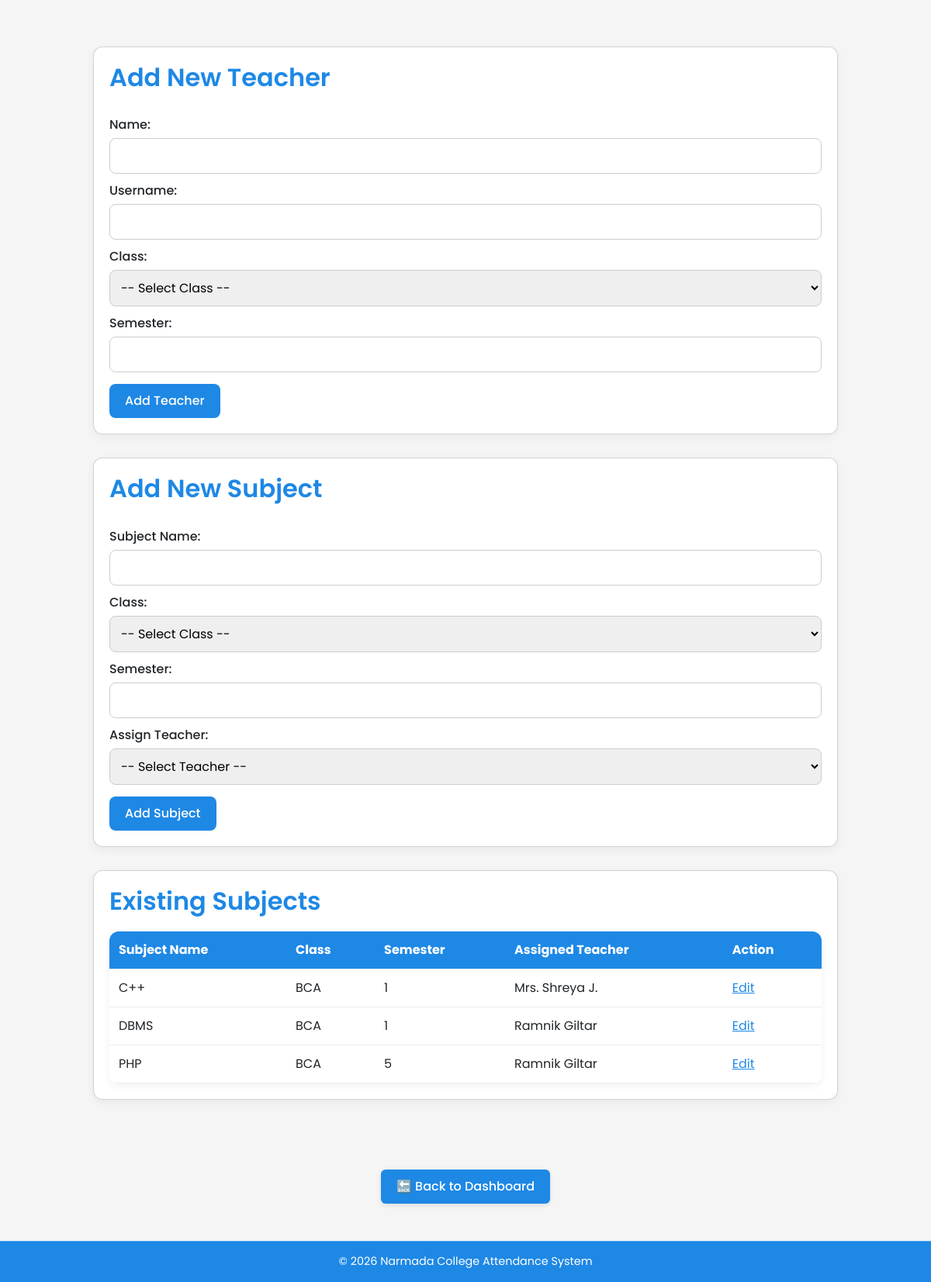
The app's page /attendance_system/admin/manage_subjects.php (signed in) with its own data.
### tables this page shows
CREATE TABLE `subject` (
  `SubjectID` int(11) NOT NULL,
  `SubjectName` varchar(100) NOT NULL,
  `Class` varchar(50) NOT NULL,
  `Semester` int(11) NOT NULL,
  `TeacherID` int(11) DEFAULT NULL
);

CREATE TABLE `teacher` (
  `TeacherID` int(11) NOT NULL,
  `Name` varchar(100) NOT NULL,
  `Username` varchar(100) NOT NULL,
  `Password` varchar(255) NOT NULL,
  `Class` varchar(50) NOT NULL,
  `Semester` int(11) NOT NULL
);

### attendance_system/admin/manage_subjects.php (the view, shortened to what this page needs)
<?php
include '../includes/database.php';
$edit_mode = false;
$edit_subject = [];
?>
<!DOCTYPE html>
<html lang="en">
<head>
  <link href="https://cdn.jsdelivr.net/npm/bootstrap@5.3.0/dist/css/bootstrap.min.css" rel="stylesheet">
  <link href="https://cdnjs.cloudflare.com/ajax/libs/font-awesome/6.4.0/css/all.min.css" rel="stylesheet">
</head>
<body>
  <div class="container">
    <div class="card">
      <h2>Add New Teacher</h2>
      <form method="POST">
        <label>Name:</label>
        <input type="text" name="teacher_name" required>
        <label>Username:</label>
        <input type="text" name="teacher_username" required>
        <label>Class:</label>
        <select name="teacher_class" required>
          <option value="">-- Select Class --</option>
        </select>
        <label>Semester:</label>
        <input type="number" name="teacher_semester" min="1" max="8" required>
        <button type="submit" name="add_teacher">Add Teacher</button>
      </form>
    </div>
    <div class="card">
      <h2><?php echo $edit_mode ? "Edit Subject" : "Add New Subject"; ?></h2>
      <form method="POST">
        <label>Subject Name:</label>
        <input type="text" name="subject_name" required value="<?php echo $edit_mode ? $edit_subject['SubjectName'] : ''; ?>">
        <label>Class:</label>
        <select name="class" required>
          <option value="">-- Select Class --</option>
        </select>
        <label>Semester:</label>
        <input type="number" name="semester" min="1" max="8" required value="<?php echo $edit_mode ? $edit_subject['Semester'] : ''; ?>">
        <label>Assign Teacher:</label>
        <select name="teacher_id" required>
          <option value="">-- Select Teacher --</option>
        </select>
        <button type="submit" name="<?php echo $edit_mode ? 'update_subject' : 'add_subject'; ?>">
          <?php echo $edit_mode ? 'Update Subject' : 'Add Subject'; ?>
        </button>
      </form>
    </div>
    <div class="card">
      <h2>Existing Subjects</h2>
      <table>
        <tr>
          <th>Subject Name</th>
          <th>Class</th>
          <th>Semester</th>
          <th>Assigned Teacher</th>
          <th>Action</th>
        </tr>
        <?php
        $result = $conn->query("
          SELECT s.SubjectID, s.SubjectName, s.Class, s.Semester, t.Name AS TeacherName
          FROM Subject s
          LEFT JOIN Teacher t ON s.TeacherID = t.TeacherID
          ORDER BY s.Class, s.Semester
        ");
        while ($row = $result->fetch_assoc()) {
          echo "<tr>
                  <td>{$row['SubjectName']}</td>
                  <td>{$row['Class']}</td>
                  <td>{$row['Semester']}</td>
                  <td>{$row['TeacherName']}</td>
                  <td><a href='manage_subjects.php?edit_id={$row['SubjectID']}' style='color: #1E88E5;'>Edit</a></td>
                </tr>";
        }
        ?>
      </table>
    </div>
  </div>
  <div class="back-btn-wrapper">
  <a href="admin_dashboard.php" class="back-btn">🔙 Back to Dashboard</a>
</div><br><br>
  <footer>
        &copy; <?= date("Y") ?> Narmada College Attendance System
    </footer>
</body>
</html>

### attendance_system/admin/manage_subjects.php (style rules this page uses)
body { background-color: #f5f5f5; font-family: 'Poppins', sans-serif; }
.container { max-width: 1000px; margin: 40px auto; padding: 20px; }
.card { background: white; border-radius: 12px; box-shadow: 0 4px 12px rgba(0,0,0,0.05); padding: 20px; margin-bottom: 30px; }
h2 { color: #1E88E5; font-weight: 600; margin-bottom: 20px; }
label { font-weight: 500; margin-top: 10px; }
input, select { width: 100%; padding: 10px; margin-top: 5px; border-radius: 8px; border: 1px solid #ccc; }
button { background-color: #1E88E5; color: white; border: none; padding: 10px 20px; border-radius: 8px; font-weight: 500; margin-top: 15px; }
table { width: 100%; background: white; border-collapse: collapse; border-radius: 12px; overflow: hidden; box-shadow: 0 4px 12px rgba(0,0,0,0.05); }
th, td { padding: 12px; text-align: left; border-bottom: 1px solid #eee; }
th { background-color: #1E88E5; color: white; }
footer { background-color: #1E88E5; color: white; text-align: center; padding: 15px 0; font-size: 0.9rem; border-top: 1px solid rgba(255,255,255,0.2); }
.back-btn-wrapper { text-align: center; margin-top: 30px; }
.back-btn { display: inline-block; padding: 10px 20px; background-color: #1E88E5; color: white; text-decoration: none; border-radius: 6px; font-weight: 500; box-shadow: 0 2px 6px rgba(0, 0, 0, 0.1); transition: background-color 0.3s ease; }

### records on screen
subject: SubjectName "C++", Class "BCA", Semester "1", TeacherID.Name "Mrs. Shreya J."
subject: SubjectName "DBMS", Class "BCA", Semester "1", TeacherID.Name "Ramnik Giltar"
subject: SubjectName "PHP", Class "BCA", Semester "5", TeacherID.Name "Ramnik Giltar"
